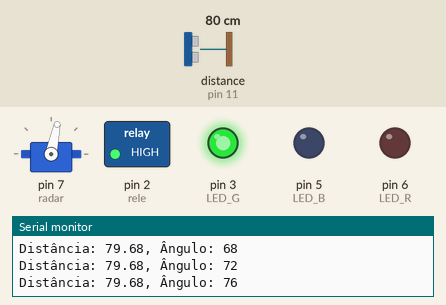
Bench run of a sketch on a simulated Arduino Uno, built with avr-gcc and run on an emulated ATmega328P. Parts: servo, switched loads named in the sketch (green lamp = pin HIGH), output pins drawn as LEDs (lit = HIGH), the last lines printed to the serial monitor. Wiring (inferred from the names in the program): ultrasonic range finder: trigger pin 12; echo pin 11. Dashed ring = blinking. The test bench sets the inputs (shaded band); at power-on: distance to the obstacle (sensor on pin 11) 80 cm. The echo pulse lasts 58.3 µs per cm; pins used as bus, display or sensor lines are not drawn.

Above: at 3.2 s.
3.3 s: distance to the obstacle (sensor on pin 11) set to 12 cm
6.3 s: distance to the obstacle (sensor on pin 11) set to 9 cm
At 6.65 s:
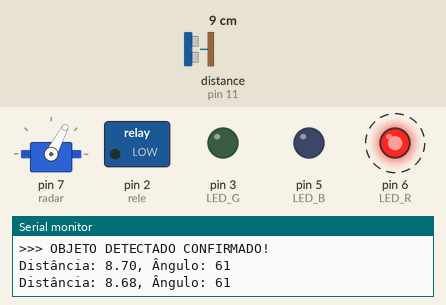
9.3 s: distance to the obstacle (sensor on pin 11) set to 18 cm
At 10.0 s:
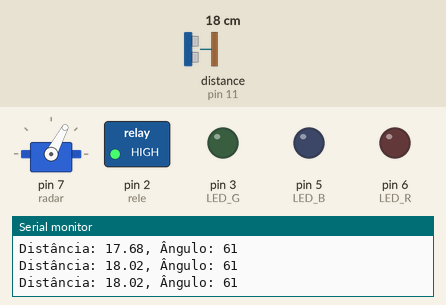
12.3 s: distance to the obstacle (sensor on pin 11) set to 2 cm
At 12.65 s:
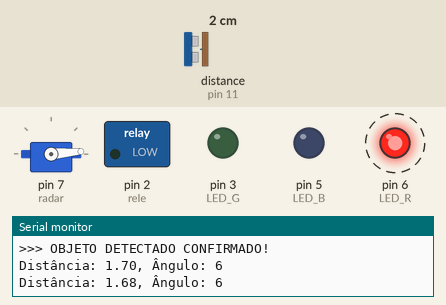
15.3 s: distance to the obstacle (sensor on pin 11) set to 250 cm
At 15.8 s:
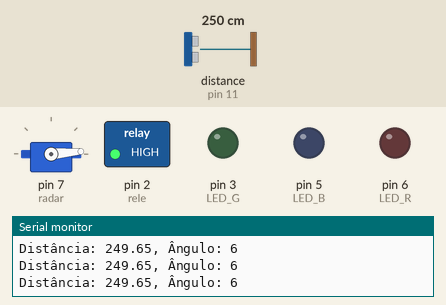
Timing chart, 0 to 19.3 s (numbered marks = the images above; inputs shaded):
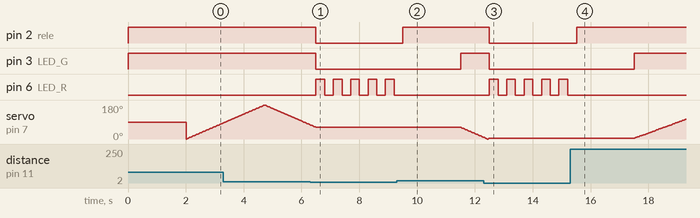

Measured:
- the behaviour switches between 11 and 10 cm on distance to the obstacle (sensor on pin 11) (found by bisection; images 0 and 1)
- after the input at 6.3 s, pin 2 (rele), pin 3 (LED_G): HIGH → LOW after 0.20 s; pin 6 (LED_R): alternates HIGH for 0.30 s and LOW for 0.30 s, starting after 0.20 s; servo on pin 7 (radar): goes on until 6.5 s, then stays 62°
- after the input at 9.3 s, pin 2 (rele): LOW → HIGH after 0.20 s; pin 3 (LED_G): LOW → HIGH after 2.2 s; pin 6 (LED_R): stops changing and stays LOW; servo on pin 7 (radar): moves from 62° to 10° over 0.75 s, starting after 2.2 s
- after the input at 12.3 s, pin 2 (rele), pin 3 (LED_G): HIGH → LOW after 0.20 s; pin 6 (LED_R): alternates HIGH for 0.30 s and LOW for 0.30 s, starting after 0.20 s; servo on pin 7 (radar): goes on until 12.5 s, then stays 5°
- after the input at 15.3 s, pin 2 (rele): LOW → HIGH after 0.22 s; pin 3 (LED_G): LOW → HIGH after 2.2 s; pin 6 (LED_R): stops changing and stays LOW; servo on pin 7 (radar): moves from 5° to 105° over 1.8 s, starting after 2.2 s
- by itself, servo on pin 7 (radar): rises from 86° to 180° in 1.4 s, then falls to 76° in 1.6 s

The sketch:

sensor.ino
```cpp
#include <Servo.h>

#define rele 2
#define trigPin 12
#define echoPin 11

#define LED_R 6   // LED Vermelho
#define LED_G 3   // LED Verde
#define LED_B 5   // LED Azul

Servo radar;

int currentPos = 0;
int stepDirection = 1;

unsigned long previousServoMillis = 0;
unsigned long previousSensorMillis = 0;
unsigned long objetoSaiuMillis = 0;
unsigned long piscaMillis = 0;

// INTERVALOS
const int servoInterval = 15;
const int sensorInterval = 60;
const int distanciaAlvo = 10;

// FILTRO ANTI-RUÍDO
int contadorEntrada = 0;
int contadorSaida = 0;
const int leiturasNecessarias = 4;

float lastDistance = 0;

// ESTADOS
bool objetoDetectado = false;
bool aguardandoRetorno = false;
bool ledEstado = false;

void setup() {
  Serial.begin(9600);
  pinMode(rele, OUTPUT);
  pinMode(trigPin, OUTPUT);
  pinMode(echoPin, INPUT);

  pinMode(LED_R, OUTPUT);
  pinMode(LED_G, OUTPUT);
  pinMode(LED_B, OUTPUT);

  radar.attach(7);

  controleRele(true);
  backHome(0);
  setColor(0, 1, 0);  // LED verde

  delay(2000);
}

void loop() {
  atualizarSensor();

  if (!objetoDetectado && !aguardandoRetorno) {
    atualizarServo();
  }
  else if (objetoDetectado) {
    piscarVermelho();
  }
  else if (aguardandoRetorno) {
    // Espera 2 segundos para retomar
    if (millis() - objetoSaiuMillis >= 2000) {
      aguardandoRetorno = false;
      setColor(0, 1, 0); // volta para verde
    }
  }
}

/*---------------------- SERVO -------------------------*/

void atualizarServo() {
  unsigned long currentMillis = millis();

  if (currentMillis - previousServoMillis >= servoInterval) {
    previousServoMillis = currentMillis;

    radar.write(currentPos);
    currentPos += stepDirection;

    if (currentPos >= 180 || currentPos <= 0) {
      stepDirection = -stepDirection;
    }
  }
}

/*---------------------- SENSOR -------------------------*/

void atualizarSensor() {
  unsigned long currentMillis = millis();

  if (currentMillis - previousSensorMillis < sensorInterval)
    return;

  previousSensorMillis = currentMillis;

  // DISPARA O TRIG
  digitalWrite(trigPin, LOW);
  delayMicroseconds(3);
  digitalWrite(trigPin, HIGH);
  delayMicroseconds(10);
  digitalWrite(trigPin, LOW);

  // MEDIR TEMPO DO PULSO
  unsigned long duracao = pulseIn(echoPin, HIGH, 30000);

  if (duracao == 0) {
    lastDistance = 400;  // sem eco = muito longe
  } else {
    lastDistance = duracao * 0.0343 / 2.0;
  }

  Serial.print("Distância: ");
  Serial.print(lastDistance);
  Serial.print(", Ângulo: ");
  Serial.println(currentPos);

  /*---------------------- FILTRO DE DETECÇÃO -------------------------*/

  if (lastDistance <= distanciaAlvo) {
    contadorEntrada++;
    contadorSaida = 0;

    if (!objetoDetectado && contadorEntrada >= leiturasNecessarias) {
      objetoDetectado = true;
      contadorEntrada = 0;
      aguardandoRetorno = false;
      setColor(1, 0, 0);
      controleRele(false);
      Serial.println(">>> OBJETO DETECTADO CONFIRMADO!");
    }
  }
  else {
    contadorSaida++;
    contadorEntrada = 0;

    if (objetoDetectado && contadorSaida >= leiturasNecessarias) {
      objetoDetectado = false;
      contadorSaida = 0;
      aguardandoRetorno = true;
      objetoSaiuMillis = millis();
      controleRele(true);
      Serial.println(">>> OBJETO REALMENTE SAIU!");
    }
  }
}

/*---------------------- FEEDBACK VISUAL -------------------------*/

void piscarVermelho() {
  unsigned long currentMillis = millis();

  if (currentMillis - piscaMillis >= 300) {
    piscaMillis = currentMillis;
    ledEstado = !ledEstado;
    setColor(ledEstado, 0, 0);
  }
}

void setColor(bool r, bool g, bool b) {
  digitalWrite(LED_R, r);
  digitalWrite(LED_G, g);
  digitalWrite(LED_B, b);
}

/*---------------------- SERVO HOME -------------------------*/

void backHome(int position) {
  int step = (currentPos > position) ? -1 : 1;

  for (int i = currentPos; i != position; i += step) {
    radar.write(i);
    delay(20);
  }

  currentPos = position;
}

/*---------------------- RELE -------------------------*/

void controleRele(bool ligar) {
  digitalWrite(rele, ligar ? HIGH : LOW);
}
```
